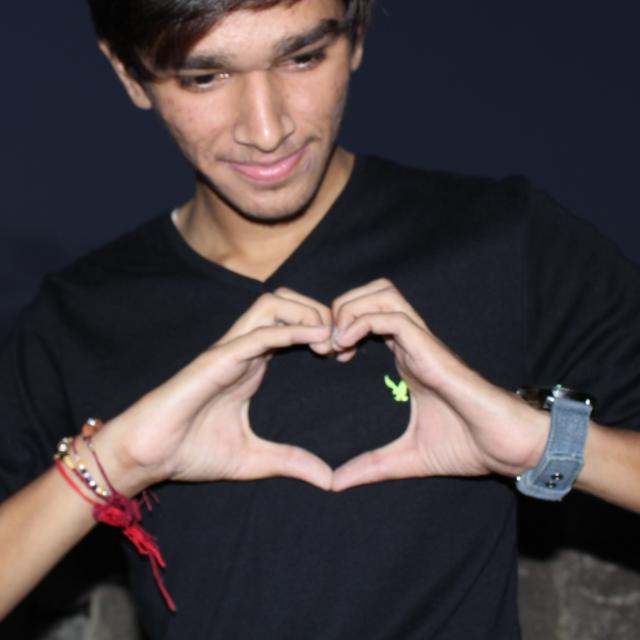
#> input picture ML/OpenCV/pp.jpg, 640 x 640 px
$ python draw.py
#> lines starting #> are read from the running program, lines starting #| are printed output that depends on the picture
import cv2
import numpy as np

img = cv2.imread('pp.jpg', 1)
#> img is the input picture: shape (640, 640, 3); mean B, G, R 64.3, 61.8, 69.4

cv2.line(img, (0,0), (120,120), (255,255,255), 3)
cv2.circle(img, (200,200), 100, (0,255,0), 5)
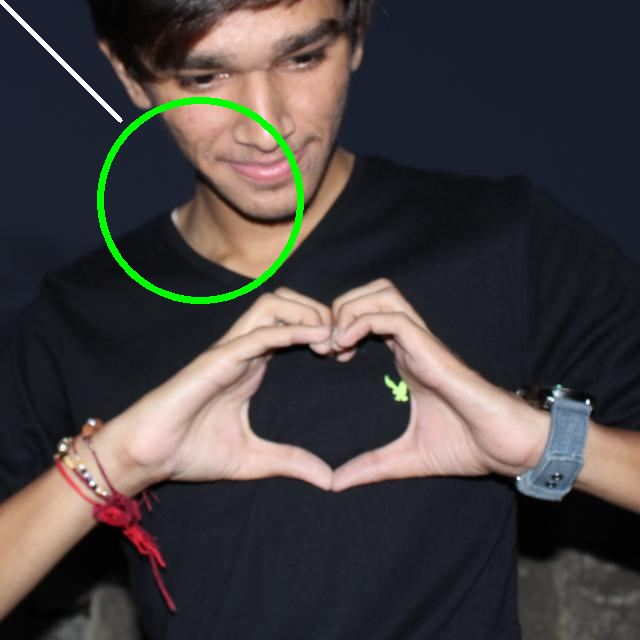
#> img: shape (640, 640, 3); mean B, G, R 63.9, 64.1, 68.7

cv2.imshow('Image', img)
cv2.waitKey(0)
cv2.destroyAllWindows()

$ run again, with ML/OpenCV/g.jpg copied over ML/OpenCV/pp.jpg
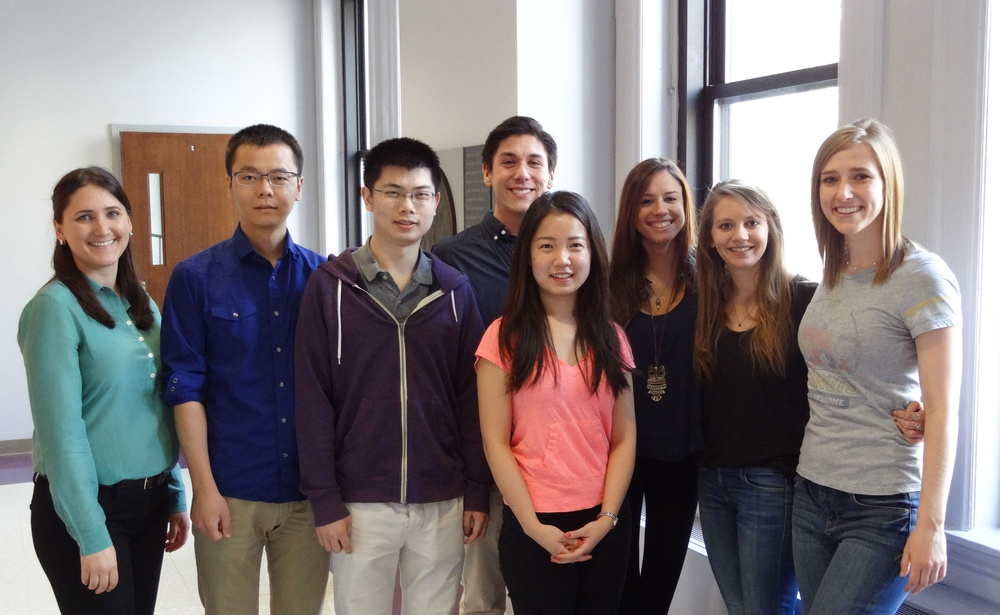
#> input picture ML/OpenCV/g.jpg, 1000 x 615 px, shrunk from 2700 x 1660 before the run
#> img is the input picture: shape (615, 1000, 3); mean B, G, R 121.3, 120.9, 130.1
#> `cv2.circle(img, (200,200), 100, (0,255,0), 5)`:
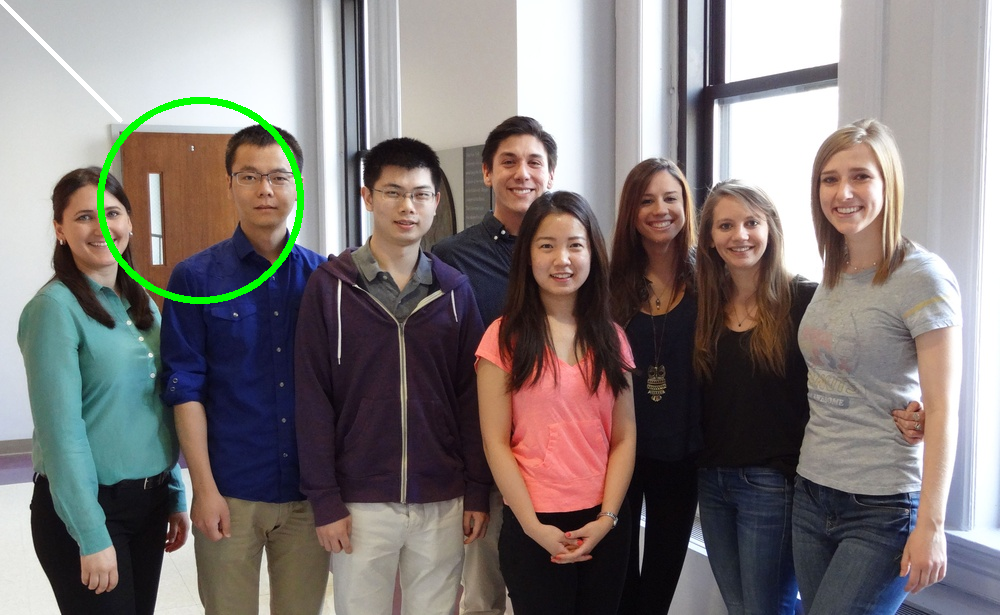
#> img: shape (615, 1000, 3); mean B, G, R 120.3, 121.8, 129.1
